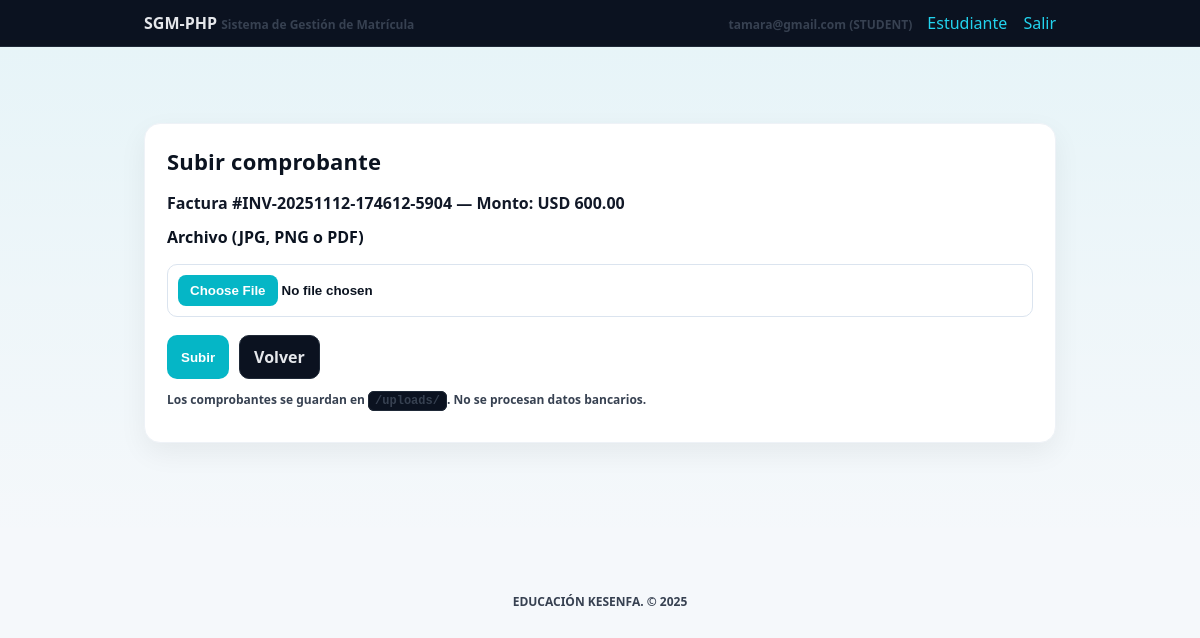
/upload_voucher.php?payment=1 (signed in), run on the app's committed database.
### tables this page shows
CREATE TABLE `payments` (
  `id` int(10) UNSIGNED NOT NULL,
  `invoice_id` int(10) UNSIGNED NOT NULL,
  `provider` varchar(50) NOT NULL,
  `provider_payment_id` varchar(100) DEFAULT NULL,
  `amount_cents` int(11) NOT NULL,
  `currency` varchar(10) NOT NULL,
  `method` varchar(20) NOT NULL,
  `status` enum('PENDING','SUCCEEDED','FAILED','REVIEW','REFUNDED') NOT NULL DEFAULT 'PENDING',
  `verified_by` int(10) UNSIGNED DEFAULT NULL,
  `verified_at` datetime DEFAULT NULL,
  `created_at` datetime NOT NULL DEFAULT CURRENT_TIMESTAMP
);

CREATE TABLE `invoices` (
  `id` int(10) UNSIGNED NOT NULL,
  `student_id` int(10) UNSIGNED NOT NULL,
  `number` varchar(50) NOT NULL,
  `currency` varchar(10) NOT NULL DEFAULT 'USD',
  `amount_cents` int(11) NOT NULL,
  `status` enum('OPEN','PAID','VOID') NOT NULL DEFAULT 'OPEN',
  `created_at` datetime NOT NULL DEFAULT CURRENT_TIMESTAMP
);

### db.php (called while the page is built, shortened)
<?php
function db() : PDO {
  static $pdo = null;
  if ($pdo === null) {
    $dsn = 'mysql:host=' . DB_HOST . ';dbname=' . DB_NAME . ';charset=' . DB_CHARSET;
    $pdo = new PDO($dsn, DB_USER, DB_PASS, [
      PDO::ATTR_ERRMODE            => PDO::ERRMODE_EXCEPTION,
      PDO::ATTR_DEFAULT_FETCH_MODE => PDO::FETCH_ASSOC,
    ]);
  }
  return $pdo;
}
function cents_to_money(int $cents) : string {
  return number_format(($cents / 100), 2, '.', ',');
}
?>

### functions.php (called while the page is built, shortened)
<?php
require_once __DIR__ . '/db.php';
function get_invoice($invoiceId, $studentId = null) {
  if ($studentId) {
    $stmt = db()->prepare('SELECT * FROM invoices WHERE id = ? AND student_id = ?');
    $stmt->execute([$invoiceId, $studentId]);
  } else {
    $stmt = db()->prepare('SELECT * FROM invoices WHERE id = ?');
    $stmt->execute([$invoiceId]);
  }
  return $stmt->fetch(PDO::FETCH_ASSOC);
}
function get_payment($paymentId) {
  $stmt = db()->prepare('SELECT * FROM payments WHERE id = ?');
  $stmt->execute([$paymentId]);
  return $stmt->fetch(PDO::FETCH_ASSOC);
}
?>

### upload_voucher.php (the view, shortened to what this page needs)
<?php
require __DIR__ . '/db.php';
require __DIR__ . '/functions.php';
$paymentId = (int)($_GET['payment'] ?? 0);
$p = get_payment($paymentId);
?>
<!DOCTYPE html>
<html lang="es">
<head>
  <link rel="stylesheet" href="styles.css">
</head>
<body class="landing-dashboard">
<?php include __DIR__ . '/partials/header.php'; ?>
<main class="dashboard-main">
  <div class="container">
    <div class="card upload-card">
      <h2>Subir comprobante</h2>
      <p class="upload-meta">
        Factura #<?= htmlspecialchars(get_invoice($p['invoice_id'])['number']) ?>
        — Monto: <?= htmlspecialchars($p['currency']) ?> <?= cents_to_money((int)$p['amount_cents']) ?>
      </p>
      <form method="post" enctype="multipart/form-data" class="upload-form">
        <label>Archivo (JPG, PNG o PDF)</label>
        <input type="file" name="voucher" accept=".jpg,.jpeg,.png,.pdf" required>
        <div class="landing-actions">
          <button class="btn btn-ok" type="submit">Subir</button>
          <a class="btn" href="invoice.php?id=<?= (int)$p['invoice_id'] ?>">Volver</a>
        </div>
      </form>
      <p class="small">
        Los comprobantes se guardan en <code>/uploads/</code>. No se procesan datos bancarios.
      </p>
    </div>
  </div>
</main>
<?php include __DIR__ . '/partials/footer.php'; ?>
</body>
</html>

### styles.css (style rules this page uses)
:root { --maxw:960px;--pad:16px;--radius:10px;--bg:#0f172a;--panel:#111827;--muted:#94a3b8;--accent:#22d3ee;--ok:#22c55e;--warn:#f59e0b;--err:#ef4444;--text:#e5e7eb }
* { box-sizing:border-box }
html,body { margin:0;padding:0;background:var(--bg);color:var(--text);font-family:system-ui,-apple-system,Segoe UI,Roboto,Inter,Arial,sans-serif }
a { color:var(--accent);text-decoration:none }
.container { max-width:var(--maxw);margin:0 auto;padding:24px }
.card { background:var(--panel);border:1px solid #1f2937;border-radius:var(--radius);padding:var(--pad);margin:12px 0 }
h1,h2,h3 { margin:0 0 12px 0 }
.btn { display:inline-block;padding:10px 14px;border-radius:8px;border:1px solid #1f2937;background:#0b1220;color:var(--text);cursor:pointer }
.btn-ok { border-color:#14532d;background:#0a1f14 }
input,select { width:100%;padding:10px;border-radius:8px;border:1px solid #1f2937;background:#0b1220;color:var(--text) }
input[type=file] { border:none }
.small { font-size:12px;color:var(--muted) }
code { background:#0b1220;padding:2px 6px;border-radius:6px;border:1px solid #1f2937 }
.landing-actions { display: flex; gap: 10px; margin-top: 8px; flex-wrap: wrap; }
.landing-dashboard { background: #f5f8fb; min-height: 100vh; font-family: system-ui, Arial, sans-serif; }
.dashboard-main { padding: 40px 0 60px; background: linear-gradient(180deg, rgba(5,182,198,.06), rgba(5,182,198,0)); }
.landing-dashboard .card { background: #ffffff; border: 1px solid #eef2f7; border-radius: 16px; padding: 22px; box-shadow: 0 10px 28px rgba(0,0,0,.06); margin-bottom: 18px; }
.landing-dashboard h2 { color: #0b1320; font-size: 22px; margin-bottom: 12px; }
.landing-dashboard .btn, .landing-dashboard .btn-accent, .landing-dashboard .btn-ok { border-radius: 10px; font-weight: 800; padding: 10px 14px; }
.landing-dashboard .btn-accent, .landing-dashboard .btn-ok { background: #05b6c6 !important; color: white !important; border: none !important; }
.landing-dashboard .card h2, .landing-dashboard .card h3 { color: #0b1320 !important; font-weight: 800 !important; letter-spacing: .2px; }
.landing-dashboard .small { color: #374151 !important; font-weight: 600; opacity: 1 !important; }
.upload-card h2 { font-size: 22px; margin-bottom: 10px; }
.upload-meta { font-weight: 700; color: #111827; margin-bottom: 12px; }
.upload-form { display: grid; gap: 10px; margin-top: 8px; }
.upload-form label { font-weight: 800; color: #0b1320; }
.upload-form input[type="file"] { padding: 10px; border-radius: 10px; border: 1px solid #dbe4ef; background: #fff; }
.upload-form input[type="file"] { color: #0b1320; font-weight: 600; }
.landing-dashboard label { font-weight:800; color:#0b1320; margin-bottom:6px; display:block; }

### data on the page
payments: invoice.number "INV-20251112-174612-5904", currency "USD", amount_cents "600.00"

### other printed values
$userEmail "tamara@gmail.com"
$userRole "STUDENT"
